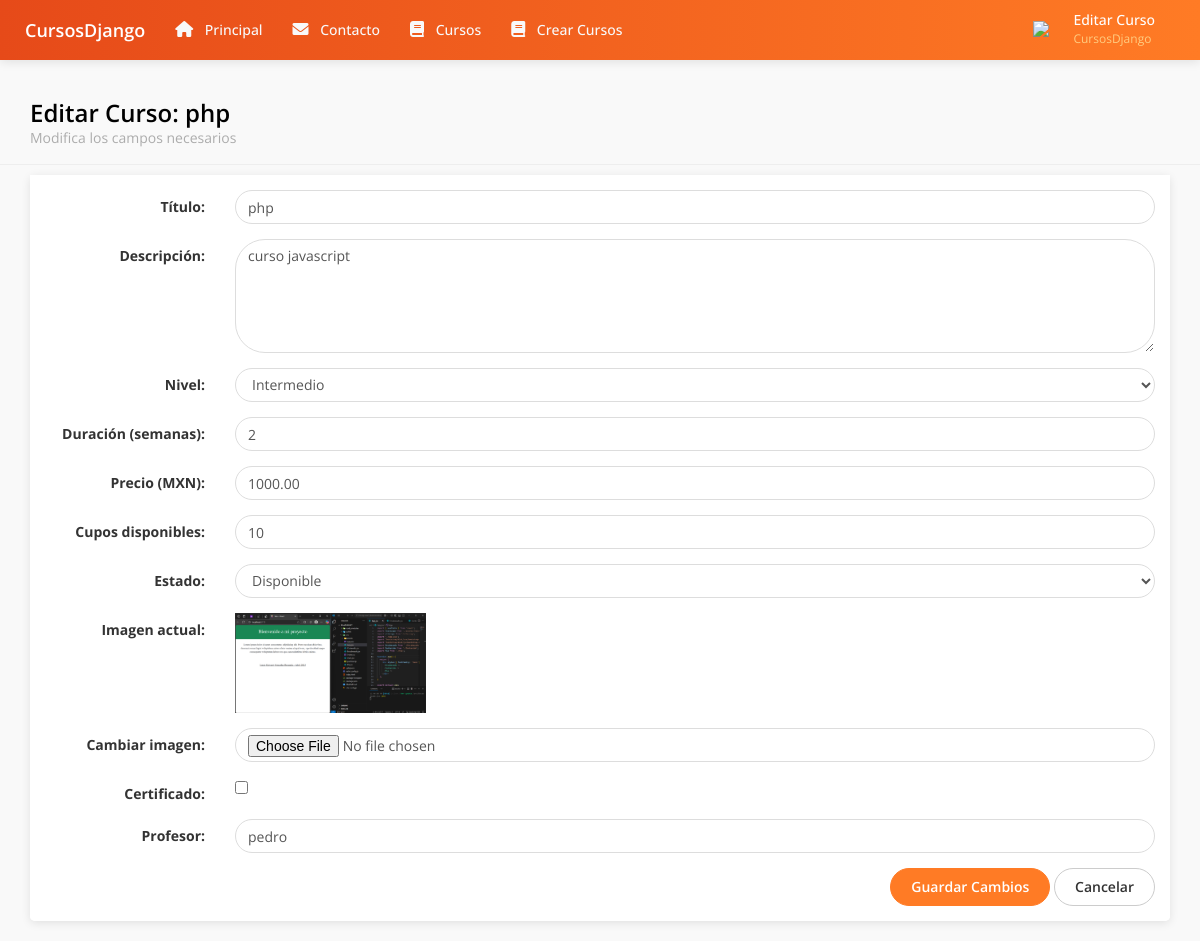
Page /formEditarCurso/2/ on the committed database.
### cursos/models.py (models this page shows, shortened)
class Curso(models.Model):
    id= models.AutoField(primary_key=True,verbose_name="Clave")
    titulo = models.CharField(max_length=200, verbose_name="Titulo del curso")
    descripcion = models.TextField(verbose_name="Descripcion del curso")
    nivel = models.CharField(max_length=50, verbose_name="Nivel del curso(Principiante/Intermedio/Avanzado)")
    duracion_semanas = models.PositiveIntegerField(verbose_name="Duracion del curso(Semanas)")
    precio = models.DecimalField(max_digits=8, decimal_places=2, verbose_name="Precio del curso en MXN")
    cupos_disponibles = models.IntegerField(verbose_name="Cupos disponibles")
    estado = models.CharField(max_length=50, verbose_name="Estado del curso(disponible/completo/cancelado)")
    imagen = models.ImageField(upload_to='cursos/fotos', verbose_name="Imagen del curso")
    es_certificado = models.BooleanField(default=False, verbose_name="Esta certificado?")
    profesor = models.CharField(max_length=100, verbose_name="Profesor asignado")
    fecha_creacion = models.DateTimeField(auto_now_add=True, verbose_name="Fecha de creacion")
    fecha_modificacion = models.DateTimeField(auto_now_add=True)
    class Meta:
        verbose_name = 'Curso'
        verbose_name_plural = 'Cursos'
        ordering = ['fecha_creacion']

### cursos/views.py (the view)
# urls.py: path('formEditarCurso/<int:id>/',views_curso.consultarCursoIndividual, name='ConsultaIndividual'),
def consultarCursoIndividual(request, id):
    curso=Curso.objects.get(id=id)
    return render(request,"inicio/formEditarCurso.html",{'curso':curso})

### contenido/templates/inicio/formEditarCurso.html (shortened to what this page needs)
{% extends "inicio/encabezado.html" %}
{% block imagen %}
    {% load static %}
    {% static 'inicio/images/edit.png' %}
{% endblock %}
{% block pag %}Editar Curso{% endblock %}
{% block encabezado %}
<h3>Editar Curso: {{curso.titulo}}
    <small>Modifica los campos necesarios</small>
</h3>
{% endblock %}
{% block contenido %}
<form class="form-horizontal" action="{% url 'Editar' curso.id %}" method="POST" role="form" enctype="multipart/form-data">
    <div class="panel panel-default">
        <div class="panel-body">
            <div class="form-group">
                <label class="col-sm-2 control-label text-right">Título:</label>
                <div class="col-sm-10">
                    <input name="titulo" type="text" class="form-control" value="{{curso.titulo}}" required>
                </div>
            </div>
            <div class="form-group">
                <label class="col-sm-2 control-label text-right">Descripción:</label>
                <div class="col-sm-10">
                    <textarea name="descripcion" class="form-control" rows="5" required>{{curso.descripcion}}</textarea>
                </div>
            </div>
            <div class="form-group">
                <label class="col-sm-2 control-label text-right">Nivel:</label>
                <div class="col-sm-10">
                    <select name="nivel" class="form-control" required>
                        <option value="Intermedio" {% if curso.nivel == 'Intermedio' %}selected{% endif %}>Intermedio</option>
                    </select>
                </div>
            </div>
            <div class="form-group">
                <label class="col-sm-2 control-label text-right">Duración (semanas):</label>
                <div class="col-sm-10">
                    <input name="duracion_semanas" type="number" class="form-control" min="1" value="{{curso.duracion_semanas}}" required>
                </div>
            </div>
            <div class="form-group">
                <label class="col-sm-2 control-label text-right">Precio (MXN):</label>
                <div class="col-sm-10">
                    <input name="precio" type="number" step="0.01" class="form-control" min="0" value="{{curso.precio}}" required>
                </div>
            </div>
            <div class="form-group">
                <label class="col-sm-2 control-label text-right">Cupos disponibles:</label>
                <div class="col-sm-10">
                    <input name="cupos_disponibles" type="number" class="form-control" min="0" value="{{curso.cupos_disponibles}}" required>
                </div>
            </div>
            <div class="form-group">
                <label class="col-sm-2 control-label text-right">Estado:</label>
                <div class="col-sm-10">
                    <select name="estado" class="form-control" required>
                        <option value="disponible" {% if curso.estado == 'disponible' %}selected{% endif %}>Disponible</option>
                    </select>
                </div>
            </div>
            <div class="form-group">
                <label class="col-sm-2 control-label text-right">Imagen actual:</label>
                <div class="col-sm-10">
                    {% if curso.imagen %}
                        <img src="{{ curso.imagen.url }}" alt="{{ curso.titulo }}" style="max-height: 100px;">
                    {% else %}
                        <p>No hay imagen cargada</p>
                    {% endif %}
                </div>
            </div>
            <div class="form-group">
                <label class="col-sm-2 control-label text-right">Cambiar imagen:</label>
                <div class="col-sm-10">
                    <input name="imagen" type="file" class="form-control">
                </div>
            </div>
            <div class="form-group">
                <label class="col-sm-2 control-label text-right">Certificado:</label>
                <div class="col-sm-10">
                    <input name="es_certificado" type="checkbox" class="form-check-input" {% if curso.es_certificado %}checked{% endif %}>
                </div>
            </div>
            <div class="form-group">
                <label class="col-sm-2 control-label text-right">Profesor:</label>
                <div class="col-sm-10">
                    <input name="profesor" type="text" class="form-control" value="{{curso.profesor}}" required>
                </div>
            </div>
            <div class="form-actions text-right">
                <input type="submit" value="Guardar Cambios" class="btn btn-primary">
                <a href="{% url 'lista_cursos' %}" class="btn btn-default">Cancelar</a>
            </div>
        </div>
    </div>
</form>
{% endblock %}

### contenido/static/inicio/css/custom.css (style rules this page uses)
:root { font-size: medium; --primary-color: #FF7B25; --primary-dark: #E64A19; --primary-light: #FFA726; --secondary-color: #FFCC80; --accent-color: #FF5722; --text-color: #333; --light-text: #f8f9fa; --bg-color: #f9f9f9; --card-bg: #ffffff; --nav-height: 60px; }
body { font-family: 'Open Sans', sans-serif; background-color: var(--bg-color); color: var(--text-color); padding-top: var(--nav-height); }
.page-title h3 { margin-top: 0; font-weight: 600; }
.page-title small { opacity: 0.8; font-size: 14px; display: block; margin-top: 5px; }
.panel { border: none; border-radius: 5px; box-shadow: 0 2px 10px rgba(0, 0, 0, 0.1); margin-bottom: 20px; }
.panel-body { background-color: var(--card-bg); border-radius: 0 0 5px 5px; }
.btn { border-radius: 30px; padding: 8px 20px; font-weight: 600; transition: all 0.3s ease; }
.btn-primary { background-color: var(--primary-color); border-color: var(--primary-color); }
.form-control { border-radius: 30px; border: 1px solid #ddd; box-shadow: none; }

### rows in the picture
Curso: titulo "php", descripcion "curso javascript", nivel "Intermedio", duracion_semanas "2", precio "1000.00", cupos_disponibles "10", estado "Disponible", imagen (picture), profesor "pedro"
